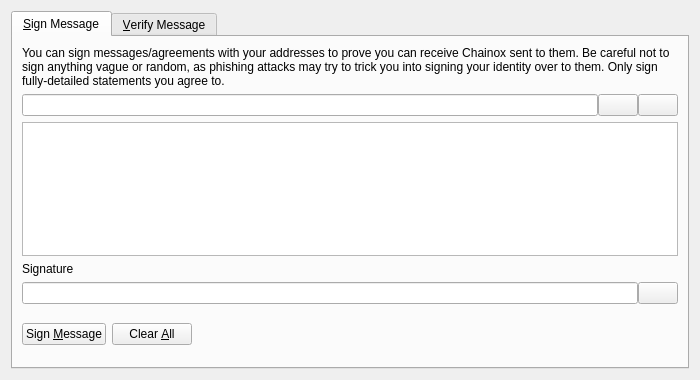
<?xml version="1.0" encoding="UTF-8"?>
<ui version="4.0">
 <class>SignVerifyMessageDialog</class>
 <widget class="QDialog" name="SignVerifyMessageDialog">
  <property name="geometry">
   <rect>
    <x>0</x>
    <y>0</y>
    <width>700</width>
    <height>380</height>
   </rect>
  </property>
  <property name="windowTitle">
   <string>Signatures - Sign / Verify a Message</string>
  </property>
  <property name="modal">
   <bool>true</bool>
  </property>
  <layout class="QVBoxLayout" name="verticalLayout">
   <item>
    <widget class="QTabWidget" name="tabWidget">
     <property name="currentIndex">
      <number>0</number>
     </property>
     <widget class="QWidget" name="tabSignMessage">
      <attribute name="title">
       <string>&amp;Sign Message</string>
      </attribute>
      <layout class="QVBoxLayout" name="verticalLayout_SM">
       <item>
        <widget class="QLabel" name="infoLabel_SM">
         <property name="text">
          <string>You can sign messages/agreements with your addresses to prove you can receive Chainox sent to them. Be careful not to sign anything vague or random, as phishing attacks may try to trick you into signing your identity over to them. Only sign fully-detailed statements you agree to.</string>
         </property>
         <property name="textFormat">
          <enum>Qt::PlainText</enum>
         </property>
         <property name="wordWrap">
          <bool>true</bool>
         </property>
        </widget>
       </item>
       <item>
        <layout class="QHBoxLayout" name="horizontalLayout_1_SM">
         <property name="spacing">
          <number>0</number>
         </property>
         <item>
          <widget class="QValidatedLineEdit" name="addressIn_SM">
           <property name="toolTip">
            <string>The Chainox address to sign the message with</string>
           </property>
          </widget>
         </item>
         <item>
          <widget class="QPushButton" name="addressBookButton_SM">
           <property name="toolTip">
            <string>Choose previously used address</string>
           </property>
           <property name="text">
            <string/>
           </property>
           <property name="shortcut">
            <string>Alt+A</string>
           </property>
           <property name="autoDefault">
            <bool>false</bool>
           </property>
          </widget>
         </item>
         <item>
          <widget class="QPushButton" name="pasteButton_SM">
           <property name="toolTip">
            <string>Paste address from clipboard</string>
           </property>
           <property name="text">
            <string/>
           </property>
           <property name="shortcut">
            <string>Alt+P</string>
           </property>
           <property name="autoDefault">
            <bool>false</bool>
           </property>
          </widget>
         </item>
        </layout>
       </item>
       <item>
        <widget class="QPlainTextEdit" name="messageIn_SM">
         <property name="toolTip">
          <string>Enter the message you want to sign here</string>
         </property>
        </widget>
       </item>
       <item>
        <widget class="QLabel" name="signatureLabel_SM">
         <property name="text">
          <string>Signature</string>
         </property>
         <property name="textFormat">
          <enum>Qt::PlainText</enum>
         </property>
        </widget>
       </item>
       <item>
        <layout class="QHBoxLayout" name="horizontalLayout_2_SM">
         <property name="spacing">
          <number>0</number>
         </property>
         <item>
          <widget class="QLineEdit" name="signatureOut_SM">
           <property name="font">
            <font>
             <italic>true</italic>
            </font>
           </property>
           <property name="readOnly">
            <bool>true</bool>
           </property>
          </widget>
         </item>
         <item>
          <widget class="QPushButton" name="copySignatureButton_SM">
           <property name="toolTip">
            <string>Copy the current signature to the system clipboard</string>
           </property>
           <property name="text">
            <string/>
           </property>
           <property name="autoDefault">
            <bool>false</bool>
           </property>
          </widget>
         </item>
        </layout>
       </item>
       <item>
        <layout class="QHBoxLayout" name="horizontalLayout_3_SM">
         <item>
          <widget class="QPushButton" name="signMessageButton_SM">
           <property name="toolTip">
            <string>Sign the message to prove you own this Chainox address</string>
           </property>
           <property name="text">
            <string>Sign &amp;Message</string>
           </property>
           <property name="autoDefault">
            <bool>false</bool>
           </property>
          </widget>
         </item>
         <item>
          <widget class="QPushButton" name="clearButton_SM">
           <property name="toolTip">
            <string>Reset all sign message fields</string>
           </property>
           <property name="text">
            <string>Clear &amp;All</string>
           </property>
           <property name="autoDefault">
            <bool>false</bool>
           </property>
          </widget>
         </item>
         <item>
          <spacer name="horizontalSpacer_1_SM">
           <property name="orientation">
            <enum>Qt::Horizontal</enum>
           </property>
           <property name="sizeHint" stdset="0">
            <size>
             <width>40</width>
             <height>48</height>
            </size>
           </property>
          </spacer>
         </item>
         <item>
          <widget class="QLabel" name="statusLabel_SM">
           <property name="font">
            <font>
             <weight>75</weight>
             <bold>true</bold>
            </font>
           </property>
           <property name="text">
            <string/>
           </property>
           <property name="wordWrap">
            <bool>true</bool>
           </property>
          </widget>
         </item>
         <item>
          <spacer name="horizontalSpacer_2_SM">
           <property name="orientation">
            <enum>Qt::Horizontal</enum>
           </property>
           <property name="sizeHint" stdset="0">
            <size>
             <width>40</width>
             <height>48</height>
            </size>
           </property>
          </spacer>
         </item>
        </layout>
       </item>
      </layout>
     </widget>
     <widget class="QWidget" name="tabVerifyMessage">
      <attribute name="title">
       <string>&amp;Verify Message</string>
      </attribute>
      <layout class="QVBoxLayout" name="verticalLayout_VM">
       <item>
        <widget class="QLabel" name="infoLabel_VM">
         <property name="text">
          <string>Enter the receiver's address, message (ensure you copy line breaks, spaces, tabs, etc. exactly) and signature below to verify the message. Be careful not to read more into the signature than what is in the signed message itself, to avoid being tricked by a man-in-the-middle attack. Note that this only proves the signing party receives with the address, it cannot prove sendership of any transaction!</string>
         </property>
         <property name="textFormat">
          <enum>Qt::PlainText</enum>
         </property>
         <property name="alignment">
          <set>Qt::AlignLeading|Qt::AlignLeft|Qt::AlignTop</set>
         </property>
         <property name="wordWrap">
          <bool>true</bool>
         </property>
        </widget>
       </item>
       <item>
        <layout class="QHBoxLayout" name="horizontalLayout_1_VM">
         <property name="spacing">
          <number>0</number>
         </property>
         <item>
          <widget class="QValidatedLineEdit" name="addressIn_VM">
           <property name="toolTip">
            <string>The Chainox address the message was signed with</string>
           </property>
          </widget>
         </item>
         <item>
          <widget class="QPushButton" name="addressBookButton_VM">
           <property name="toolTip">
            <string>Choose previously used address</string>
           </property>
           <property name="text">
            <string/>
           </property>
           <property name="shortcut">
            <string>Alt+A</string>
           </property>
           <property name="autoDefault">
            <bool>false</bool>
           </property>
          </widget>
         </item>
        </layout>
       </item>
       <item>
        <widget class="QPlainTextEdit" name="messageIn_VM"/>
       </item>
       <item>
        <widget class="QValidatedLineEdit" name="signatureIn_VM"/>
       </item>
       <item>
        <layout class="QHBoxLayout" name="horizontalLayout_2_VM">
         <item>
          <widget class="QPushButton" name="verifyMessageButton_VM">
           <property name="toolTip">
            <string>Verify the message to ensure it was signed with the specified Chainox address</string>
           </property>
           <property name="text">
            <string>Verify &amp;Message</string>
           </property>
           <property name="autoDefault">
            <bool>false</bool>
           </property>
          </widget>
         </item>
         <item>
          <widget class="QPushButton" name="clearButton_VM">
           <property name="toolTip">
            <string>Reset all verify message fields</string>
           </property>
           <property name="text">
            <string>Clear &amp;All</string>
           </property>
           <property name="autoDefault">
            <bool>false</bool>
           </property>
          </widget>
         </item>
         <item>
          <spacer name="horizontalSpacer_1_VM">
           <property name="orientation">
            <enum>Qt::Horizontal</enum>
           </property>
           <property name="sizeHint" stdset="0">
            <size>
             <width>40</width>
             <height>48</height>
            </size>
           </property>
          </spacer>
         </item>
         <item>
          <widget class="QLabel" name="statusLabel_VM">
           <property name="font">
            <font>
             <weight>75</weight>
             <bold>true</bold>
            </font>
           </property>
           <property name="text">
            <string/>
           </property>
           <property name="wordWrap">
            <bool>true</bool>
           </property>
          </widget>
         </item>
         <item>
          <spacer name="horizontalSpacer_2_VM">
           <property name="orientation">
            <enum>Qt::Horizontal</enum>
           </property>
           <property name="sizeHint" stdset="0">
            <size>
             <width>40</width>
             <height>48</height>
            </size>
           </property>
          </spacer>
         </item>
        </layout>
       </item>
      </layout>
     </widget>
    </widget>
   </item>
  </layout>
 </widget>
 <customwidgets>
  <customwidget>
   <class>QValidatedLineEdit</class>
   <extends>QLineEdit</extends>
   <header>qvalidatedlineedit.h</header>
  </customwidget>
 </customwidgets>
 <resources>
  <include location="../chainox.qrc"/>
 </resources>
 <connections/>
</ui>
